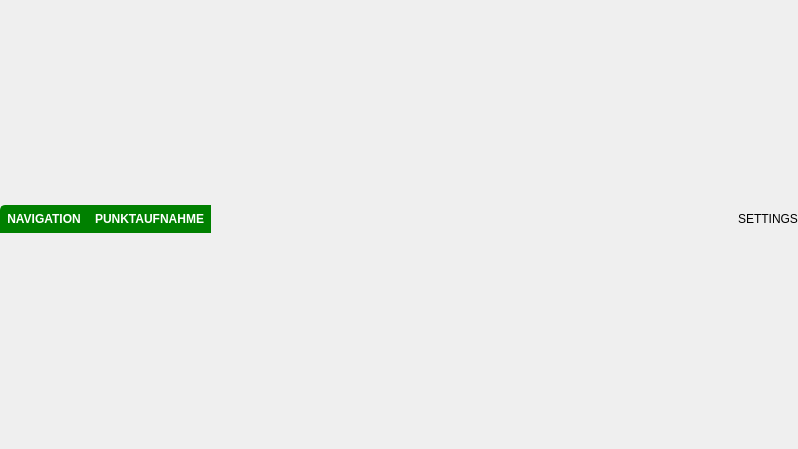
<?xml version="1.0" encoding="UTF-8"?>
<ui version="4.0">
 <class>Form</class>
 <widget class="QWidget" name="Form">
  <property name="geometry">
   <rect>
    <x>0</x>
    <y>0</y>
    <width>798</width>
    <height>449</height>
   </rect>
  </property>
  <property name="windowTitle">
   <string>Form</string>
  </property>
  <layout class="QVBoxLayout" name="verticalLayout">
   <property name="leftMargin">
    <number>0</number>
   </property>
   <property name="topMargin">
    <number>0</number>
   </property>
   <property name="rightMargin">
    <number>0</number>
   </property>
   <property name="bottomMargin">
    <number>0</number>
   </property>
   <item>
    <layout class="QHBoxLayout" name="horizontalLayout_3">
     <property name="spacing">
      <number>0</number>
     </property>
     <property name="topMargin">
      <number>0</number>
     </property>
     <property name="bottomMargin">
      <number>10</number>
     </property>
     <item>
      <widget class="QPushButton" name="lfbNavigationButton">
       <property name="font">
        <font>
         <weight>75</weight>
         <bold>true</bold>
        </font>
       </property>
       <property name="styleSheet">
        <string notr="true">QPushButton{
	border: 2px solid #333;
	color: #555;
	padding: 5px;
	border-top-left-radius: 5px;
}
QPushButton:checked{
	background-color: yellow;
}
QPushButton:enabled{
	border:  2px solid green;
	background-color: green;
	color: #fff;
}</string>
       </property>
       <property name="text">
        <string>NAVIGATION</string>
       </property>
       <property name="checkable">
        <bool>true</bool>
       </property>
       <property name="checked">
        <bool>true</bool>
       </property>
      </widget>
     </item>
     <item>
      <widget class="QPushButton" name="lfbPointButton">
       <property name="font">
        <font>
         <weight>75</weight>
         <bold>true</bold>
        </font>
       </property>
       <property name="styleSheet">
        <string notr="true">QPushButton{
	border: 2px solid #333;
	color: #555;
	padding: 5px;
}
QPushButton:hover{
	background-color: yellow;
}
QPushButton:enabled{
	border:  2px solid green;
	background-color: green;
	color: #fff;
}</string>
       </property>
       <property name="text">
        <string>PUNKTAUFNAHME</string>
       </property>
       <property name="checkable">
        <bool>true</bool>
       </property>
      </widget>
     </item>
     <item>
      <spacer name="horizontalSpacer">
       <property name="orientation">
        <enum>Qt::Horizontal</enum>
       </property>
       <property name="sizeHint" stdset="0">
        <size>
         <width>40</width>
         <height>20</height>
        </size>
       </property>
      </spacer>
     </item>
     <item>
      <widget class="QPushButton" name="lfbSettingsButton">
       <property name="styleSheet">
        <string notr="true">background-color: transparent;
border: none;</string>
       </property>
       <property name="text">
        <string>SETTINGS</string>
       </property>
      </widget>
     </item>
    </layout>
   </item>
  </layout>
 </widget>
 <resources/>
 <connections/>
</ui>
